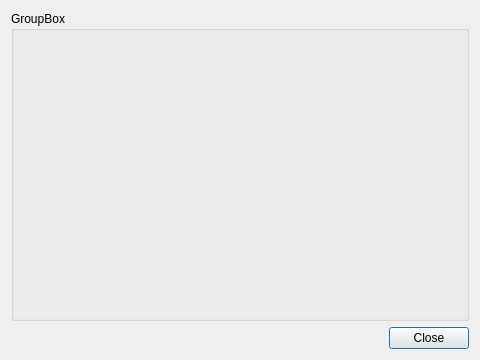
<?xml version="1.0" encoding="UTF-8"?>
<ui version="4.0">
    <class>QtInfo</class>
    <widget class="QDialog" name="qtInfoWindow">
        <property name="geometry">
            <rect>
                <x>0</x>
                <y>0</y>
                <width>480</width>
                <height>360</height>
            </rect>
        </property>
        <property name="windowTitle">
            <string>About...</string>
        </property>
        <property name="windowIcon">
            <iconset>
                <normaloff>:/images/icons/application</normaloff>:/images/icons/application
            </iconset>
        </property>
        <layout class="QGridLayout" name="gridLayout">
            <item row="0" column="0">
                <widget class="QGroupBox" name="groupBox">
                    <property name="title">
                        <string>GroupBox</string>
                    </property>
                </widget>
            </item>
            <item row="1" column="0">
                <widget class="QDialogButtonBox" name="buttonBox">
                    <property name="standardButtons">
                        <set>QDialogButtonBox::Close</set>
                    </property>
                </widget>
            </item>
        </layout>
    </widget>
    <resources>
        <include location="../resources.qrc"/>
    </resources>
    <connections/>
</ui>
